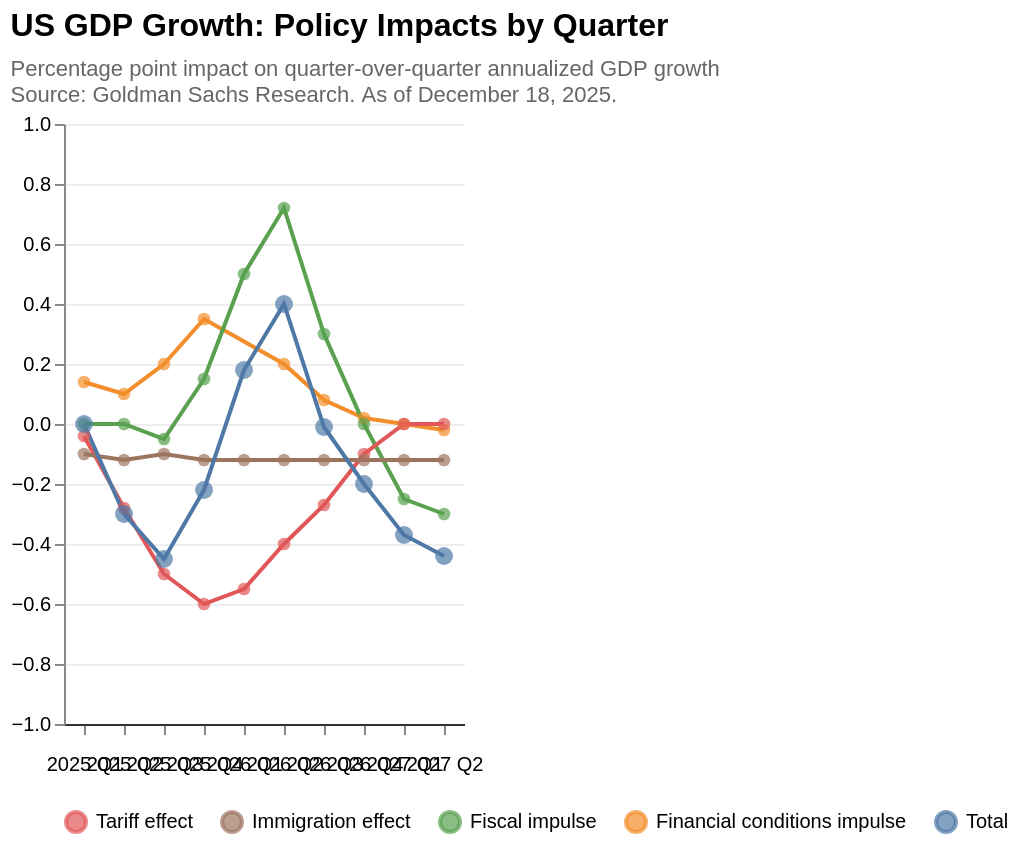

Here is the Vega-Lite specification saved for this chart:
### Vega-Lite specification from a JSON file in a GitHub repository (floating-point values rounded to 4 significant figures)
{"$schema": "https://vega.github.io/schema/vega-lite/v5.json", "title": {"text": "US GDP Growth: Policy Impacts by Quarter", "subtitle": ["Percentage point impact on quarter-over-quarter annualized GDP growth", "Source: Goldman Sachs Research. As of December 18, 2025."], "anchor": "start", "fontSize": 16, "fontWeight": "bold", "subtitleFontSize": 11, "subtitleColor": "#666", "subtitlePadding": 8}, "width": "container", "height": "container", "background": "white", "data": {"values": [{"order": 1, "quarter": "2025 Q1", "series": "Financial conditions impulse", "value": 0.14}, {"order": 1, "quarter": "2025 Q1", "series": "Fiscal impulse", "value": 0.0}, {"order": 1, "quarter": "2025 Q1", "series": "Tariff effect", "value": -0.04}, {"order": 1, "quarter": "2025 Q1", "series": "Immigration effect", "value": -0.1}, {"order": 1, "quarter": "2025 Q1", "series": "Total", "value": 0.0}, {"order": 2, "quarter": "2025 Q2", "series": "Financial conditions impulse", "value": 0.1}, {"order": 2, "quarter": "2025 Q2", "series": "Fiscal impulse", "value": 0.0}, {"order": 2, "quarter": "2025 Q2", "series": "Tariff effect", "value": -0.28}, {"order": 2, "quarter": "2025 Q2", "series": "Immigration effect", "value": -0.12}, {"order": 2, "quarter": "2025 Q2", "series": "Total", "value": -0.3}, {"order": 3, "quarter": "2025 Q3", "series": "Financial conditions impulse", "value": 0.2}, {"order": 3, "quarter": "2025 Q3", "series": "Tariff effect", "value": -0.5}, {"order": 3, "quarter": "2025 Q3", "series": "Immigration effect", "value": -0.1}, {"order": 3, "quarter": "2025 Q3", "series": "Fiscal impulse", "value": -0.05}, {"order": 3, "quarter": "2025 Q3", "series": "Total", "value": -0.45}, {"order": 4, "quarter": "2025 Q4", "series": "Financial conditions impulse", "value": 0.35}, {"order": 4, "quarter": "2025 Q4", "series": "Fiscal impulse", "value": 0.15}, {"order": 4, "quarter": "2025 Q4", "series": "Tariff effect", "value": -0.6}, {"order": 4, "quarter": "2025 Q4", "series": "Immigration effect", "value": -0.12}, {"order": 4, "quarter": "2025 Q4", "series": "Total", "value": -0.22}, {"order": 5, "quarter": "2026 Q1", "series": "Financial conditions", "value": 0.35}, {"order": 5, "quarter": "2026 Q1", "series": "Fiscal impulse", "value": 0.5}, {"order": 5, "quarter": "2026 Q1", "series": "Tariff effect", "value": -0.55}, {"order": 5, "quarter": "2026 Q1", "series": "Immigration effect", "value": -0.12}, {"order": 5, "quarter": "2026 Q1", "series": "Total", "value": 0.18}, {"order": 6, "quarter": "2026 Q2", "series": "Financial conditions impulse", "value": 0.2}, {"order": 6, "quarter": "2026 Q2", "series": "Fiscal impulse", "value": 0.72}, {"order": 6, "quarter": "2026 Q2", "series": "Tariff effect", "value": -0.4}, {"order": 6, "quarter": "2026 Q2", "series": "Immigration effect", "value": -0.12}, {"order": 6, "quarter": "2026 Q2", "series": "Total", "value": 0.4}, {"order": 7, "quarter": "2026 Q3", "series": "Financial conditions impulse", "value": 0.08}, {"order": 7, "quarter": "2026 Q3", "series": "Fiscal impulse", "value": 0.3}, {"order": 7, "quarter": "2026 Q3", "series": "Tariff effect", "value": -0.27}, {"order": 7, "quarter": "2026 Q3", "series": "Immigration effect", "value": -0.12}, {"order": 7, "quarter": "2026 Q3", "series": "Total", "value": -0.01}, {"order": 8, "quarter": "2026 Q4", "series": "Financial conditions impulse", "value": 0.02}, {"order": 8, "quarter": "2026 Q4", "series": "Fiscal impulse", "value": 0.0}, {"order": 8, "quarter": "2026 Q4", "series": "Tariff effect", "value": -0.1}, {"order": 8, "quarter": "2026 Q4", "series": "Immigration effect", "value": -0.12}, {"order": 8, "quarter": "2026 Q4", "series": "Total", "value": -0.2}, {"order": 9, "quarter": "2027 Q1", "series": "Financial conditions impulse", "value": 0.0}, {"order": 9, "quarter": "2027 Q1", "series": "Fiscal impulse", "value": -0.25}, {"order": 9, "quarter": "2027 Q1", "series": "Tariff effect", "value": 0.0}, {"order": 9, "quarter": "2027 Q1", "series": "Immigration effect", "value": -0.12}, {"order": 9, "quarter": "2027 Q1", "series": "Total", "value": -0.37}, {"order": 10, "quarter": "2027 Q2", "series": "Financial conditions impulse", "value": -0.02}, {"order": 10, "quarter": "2027 Q2", "series": "Fiscal impulse", "value": -0.3}, {"order": 10, "quarter": "2027 Q2", "series": "Tariff effect", "value": 0.0}, {"order": 10, "quarter": "2027 Q2", "series": "Immigration effect", "value": -0.12}, {"order": 10, "quarter": "2027 Q2", "series": "Total", "value": -0.44}]}, "encoding": {"x": {"field": "quarter", "type": "ordinal", "sort": ["2025 Q1", "2025 Q2", "2025 Q3", "2025 Q4", "2026 Q1", "2026 Q2", "2026 Q3", "2026 Q4", "2027 Q1", "2027 Q2"], "axis": {"title": null, "labelAngle": 0, "labelFontSize": 10, "labelPadding": 10, "domain": true, "domainColor": "#333"}}}, "layer": [{"params": [{"name": "highlight", "select": {"type": "point", "fields": ["series"], "on": "pointerover", "clear": "pointerout"}}], "mark": {"type": "line", "strokeWidth": 2}, "encoding": {"y": {"field": "value", "type": "quantitative", "axis": {"title": null, "grid": true, "gridColor": "#eee", "labelFontSize": 10}, "scale": {"domain": [-1, 1]}}, "color": {"condition": {"param": "highlight", "field": "series", "type": "nominal", "scale": {"domain": ["Tariff effect", "Immigration effect", "Fiscal impulse", "Financial conditions impulse", "Total"], "range": ["#e15759", "#9c755f", "#59a14f", "#f28e2b", "#4e79a7"]}, "legend": {"orient": "bottom", "direction": "horizontal", "title": null, "labelFontSize": 10, "symbolStrokeWidth": 2}}, "value": "#ddd"}, "strokeWidth": {"condition": {"test": "datum.series === 'Total'", "value": 5}, "value": 2}, "tooltip": [{"field": "series", "type": "nominal", "title": "Effect"}, {"field": "quarter", "type": "ordinal", "title": "Quarter"}, {"field": "value", "type": "quantitative", "title": "Impact (pp)", "format": ".2f"}]}}, {"mark": {"type": "point", "filled": true, "size": 40}, "encoding": {"y": {"field": "value", "type": "quantitative"}, "color": {"condition": {"param": "highlight", "field": "series", "type": "nominal", "scale": {"domain": ["Tariff effect", "Immigration effect", "Fiscal impulse", "Financial conditions impulse", "Total"], "range": ["#e15759", "#9c755f", "#59a14f", "#f28e2b", "#4e79a7"]}}, "value": "#ddd"}, "size": {"condition": {"test": "datum.series === 'Total'", "value": 80}, "value": 40}}}], "config": {"view": {"stroke": null}, "axis": {"labelFont": "sans-serif", "titleFont": "sans-serif"}}}
